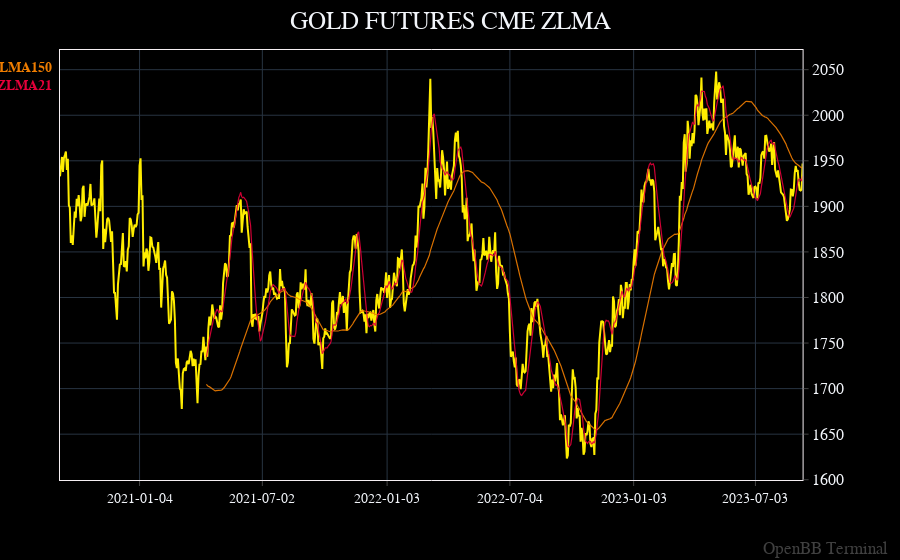

The notebook cell saved with this chart:
### Code cell
gf = openbb.stocks.load("GC=F")

openbb.ta.ma_chart(
    data = gf['Adj Close'],
    symbol= 'Gold Futures CME',
    ma_type= 'ZLMA',
    window= [21,150]

)

### Figure 1 — Plotly figure (JSON) as saved in the notebook; plotly's stock layout.template omitted (floating-point values rounded to 4 significant figures; data arrays with more than 128 entries replaced by an {"elided": "..."} marker saying what was removed)
{"data": [{"connectgaps": true, "hovertemplate": "%{y}", "name": "GOLD FUTURES CME ZLMA Close", "type": "scatter", "x": {"elided": "757 str values"}, "xaxis": "x", "y": {"elided": "757 float values"}, "yaxis": "y"}, {"connectgaps": true, "hovertemplate": "%{y}", "line": {"color": "#ef7d00", "width": 1.2}, "mode": "lines", "name": "ZLMA_150", "opacity": 0.9, "type": "scatter", "x": {"elided": "757 str values"}, "xaxis": "x", "y": {"elided": "757 float values"}, "yaxis": "y"}, {"connectgaps": true, "hovertemplate": "%{y}", "line": {"color": "#e4003a", "width": 1.2}, "mode": "lines", "name": "ZLMA_21", "opacity": 0.9, "type": "scatter", "x": {"elided": "757 str values"}, "xaxis": "x", "xhoverformat": "%Y-%m-%d", "y": {"elided": "757 float values"}, "yaxis": "y"}], "layout": {"annotations": [{"font": {"color": "#ef7d00", "size": 14}, "opacity": 1, "text": "<b>ZLMA150</b>", "x": 0, "xanchor": "right", "xref": "paper", "xshift": -6, "y": 0.98, "yref": "paper", "yshift": 0}, {"font": {"color": "#e4003a", "size": 14}, "opacity": 1, "text": "<b>ZLMA21</b>", "x": 0, "xanchor": "right", "xref": "paper", "xshift": -6, "y": 0.98, "yref": "paper", "yshift": -18}, {"font": {"color": "gray", "size": 17}, "opacity": 0.5, "showarrow": false, "text": "OpenBB Terminal", "x": 1, "xanchor": "right", "xref": "paper", "xshift": 40, "y": 0, "yanchor": "bottom", "yref": "paper", "yshift": -80}], "bargap": 0, "bargroupgap": 0, "barmode": "overlay", "legend": {"orientation": "v"}, "margin": {"b": 80, "l": 60, "r": 50, "t": 50}, "showlegend": false, "title": {"text": "GOLD FUTURES CME ZLMA", "x": 0.5, "xanchor": "center", "y": 0.98, "yanchor": "top"}, "xaxis": {"anchor": "y", "domain": [0, 0.94], "matches": "x3", "rangebreaks": [{"values": {"elided": "342 str values"}}], "showticklabels": true, "tick0": 0.5, "tickformatstops": [{"dtickrange": [null, 604800000], "value": "%Y-%m-%d"}, {"dtickrange": [604800000, "M1"], "value": "%Y-%m-%d"}, {"dtickrange": ["M1", null], "value": "%Y-%m-%d"}], "type": "date"}, "yaxis": {"anchor": "x", "domain": [0, 1], "nticks": 15, "tickfont": {"size": 16}}, "yaxis2": {"anchor": "x", "overlaying": "y", "side": "right"}}}
